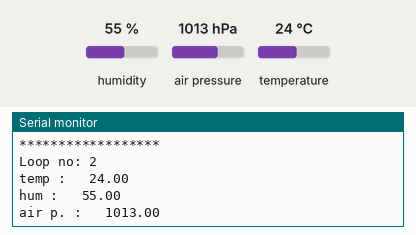
Recording of a sketch running on a simulated Arduino Uno, built with avr-gcc and run on an emulated ATmega328P. Shown: the last lines printed to the serial monitor. Inputs (shaded band) come from the test bench; at power-on: humidity 55 %, air pressure 1013 hPa, temperature 24 °C.

Above: at 5.8 s.
5.9 s: humidity set to 22 %
At 10.8 s:
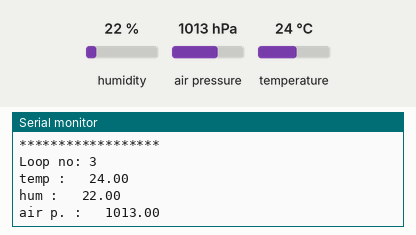
11.9 s: air pressure set to 952 hPa
At 16.4 s:
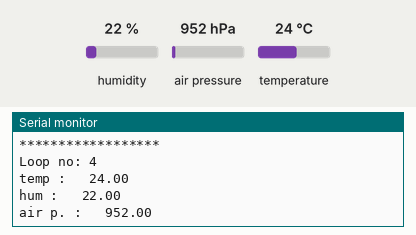
17.9 s: temperature set to 12 °C
At 20.8 s:
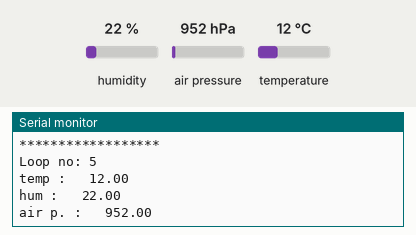
Timing chart, 0 to 22.3 s (numbered marks = the images above; inputs shaded):
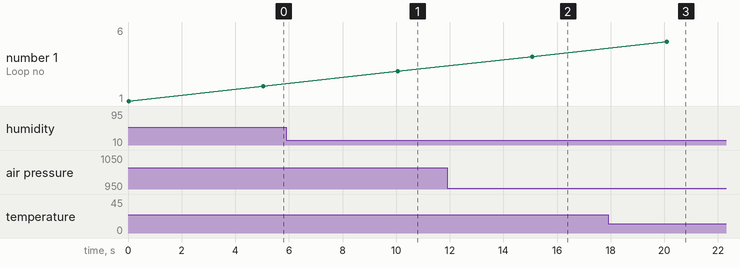

The sketch:

livduino_IOT_BME280.ino
```cpp
// (licence header left out)
#include <Arduino.h>

#include <Wire.h>
#include <SPI.h>
#include <Adafruit_Sensor.h>
#include <Adafruit_BME280.h>
#define BME_SCK 13
#define BME_MISO 12
#define BME_MOSI 11
#define BME_CS 10
#define SEALEVELPRESSURE_HPA (1013.25)
Adafruit_BME280 bme; // I2C
//Adafruit_BME280 bme(BME_CS); // hardware SPI
//Adafruit_BME280 bme(BME_CS, BME_MOSI, BME_MISO, BME_SCK); // software SPI

long int loopCounter = 0;

void setup() {
  //init serial port
  Serial.begin(9600);

  //init I2C library
  // default settings
  // (you can also pass in a Wire library object like &Wire2)
  bool status;
  status = bme.begin();
  if (!status) {
    Serial.println("Could not find a valid BME280 sensor, check wiring!");
    while (1);
  }
}

void loop() {
  loopCounter++;
  Serial.print("******************\n");
  Serial.print("Loop no: " + String(loopCounter) + "\n");
  float t = -100;
  float h = -100;
  float ap = -100;

  readSensor(t, h, ap);
  Serial.println("temp :   " + String(t));
  Serial.println("hum :   " + String(h));
  Serial.println("air p. :   " + String(ap));
  delay(5000);
}

void readSensor(float &t, float &h, float &ap) {
  t  = bme.readTemperature();
  h  = bme.readHumidity();
  ap = (bme.readPressure()) / 100.0F;
}
```

Measured:
- after the input at 5.9 s, the serial monitor: prints a new line after 4.2 s (image 1)
- after the input at 11.9 s, the serial monitor: prints a new line after 3.2 s (image 2)
- after the input at 17.9 s, the serial monitor: prints a new line after 2.2 s (image 3)
